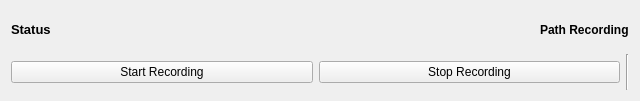
<?xml version="1.0" encoding="UTF-8"?>
<ui version="4.0">
 <class>Form</class>
 <widget class="QWidget" name="Form">
  <property name="geometry">
   <rect>
    <x>0</x>
    <y>0</y>
    <width>640</width>
    <height>101</height>
   </rect>
  </property>
  <property name="sizePolicy">
   <sizepolicy hsizetype="Minimum" vsizetype="Minimum">
    <horstretch>0</horstretch>
    <verstretch>0</verstretch>
   </sizepolicy>
  </property>
  <property name="windowTitle">
   <string>Form</string>
  </property>
  <property name="styleSheet">
   <string notr="true">QWidget[styleit=true] {border-style: solid;
border-width: 2px;
border-right-color: rgb(136, 138, 133);}
</string>
  </property>
  <property name="styleit" stdset="0">
   <bool>true</bool>
  </property>
  <layout class="QVBoxLayout" name="verticalLayout">
   <item>
    <layout class="QHBoxLayout" name="horizontalLayout_3">
     <item>
      <widget class="QLabel" name="label">
       <property name="font">
        <font>
         <pointsize>10</pointsize>
         <weight>75</weight>
         <bold>true</bold>
        </font>
       </property>
       <property name="text">
        <string>Status</string>
       </property>
      </widget>
     </item>
     <item>
      <widget class="ROSTopicLabel" name="statusLabel">
       <property name="text">
        <string/>
       </property>
      </widget>
     </item>
     <item>
      <spacer name="horizontalSpacer_2">
       <property name="orientation">
        <enum>Qt::Horizontal</enum>
       </property>
       <property name="sizeHint" stdset="0">
        <size>
         <width>40</width>
         <height>20</height>
        </size>
       </property>
      </spacer>
     </item>
     <item>
      <widget class="QLabel" name="label_3">
       <property name="font">
        <font>
         <weight>75</weight>
         <bold>true</bold>
        </font>
       </property>
       <property name="text">
        <string>Path Recording</string>
       </property>
      </widget>
     </item>
    </layout>
   </item>
   <item>
    <layout class="QHBoxLayout" name="horizontalLayout">
     <item>
      <widget class="QPushButton" name="startRecordingButton">
       <property name="text">
        <string>Start Recording</string>
       </property>
      </widget>
     </item>
     <item>
      <widget class="ROSServiceClientQButton" name="stopRecordingButton">
       <property name="text">
        <string>Stop Recording</string>
       </property>
      </widget>
     </item>
     <item>
      <widget class="Line" name="line">
       <property name="orientation">
        <enum>Qt::Vertical</enum>
       </property>
      </widget>
     </item>
    </layout>
   </item>
  </layout>
 </widget>
 <customwidgets>
  <customwidget>
   <class>ROSServiceClientQButton</class>
   <extends>QPushButton</extends>
   <header>widgets/ros_widgets/ros_service_client_button</header>
  </customwidget>
  <customwidget>
   <class>ROSTopicLabel</class>
   <extends>QLabel</extends>
   <header>widgets/ros_widgets/ros_topic_label</header>
  </customwidget>
 </customwidgets>
 <resources/>
 <connections/>
</ui>
